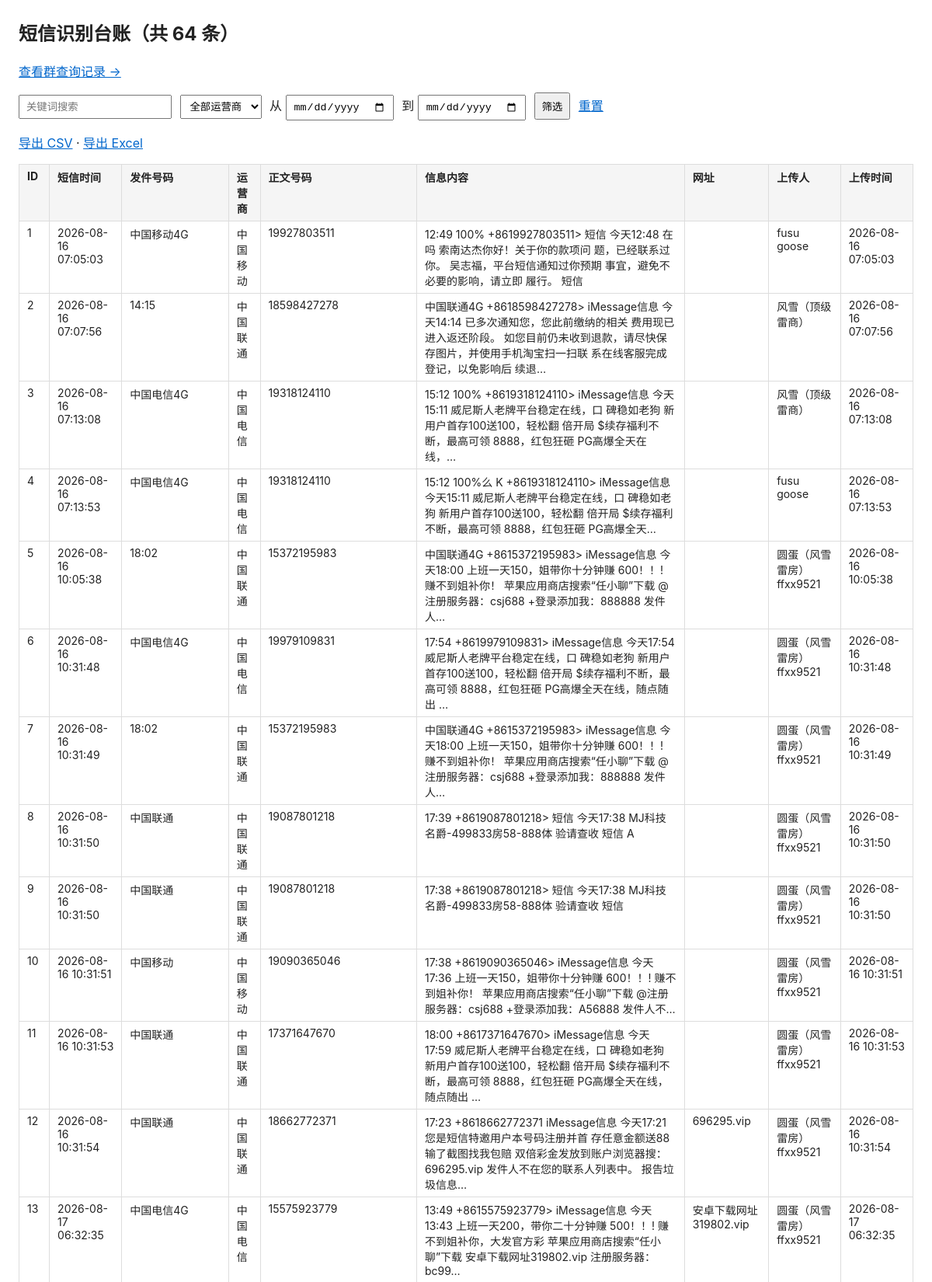
The page / (upper part) on the database its author committed.
### tables this page shows
CREATE TABLE messages (
    id            INTEGER PRIMARY KEY AUTOINCREMENT,
    sender_number TEXT,
    operator      TEXT,
    phone_in_body TEXT,
    content       TEXT,
    urls          TEXT,
    msg_time      TEXT,
    ocr_confidence REAL,
    raw_ocr       TEXT,
    image_path    TEXT,
    user_id       INTEGER,
    user_name     TEXT,
    created_at    TEXT
);

### web.py (the view)
@app.get("/", response_class=HTMLResponse)
async def index(request: Request, q: str = "", operator: str = "", frm: str = "", to: str = "", page: int = 1):
    page = max(1, page)
    to_full = _to_full(to)
    rows = await db.query(q=q, operator=operator, time_from=frm, time_to=to_full,
                          limit=PER_PAGE, offset=(page - 1) * PER_PAGE)
    total = await db.count(q=q, operator=operator, time_from=frm, time_to=to_full)
    pages = max(1, (total + PER_PAGE - 1) // PER_PAGE)
    return templates.TemplateResponse(request, "index.html", {
        "rows": rows, "total": total, "page": page, "pages": pages,
        "q": q, "operator": operator, "frm": frm, "to": to, "operators": OPERATORS,
    })

### templates/index.html (shortened to what this page needs)
<!doctype html>
<html lang="zh-CN">
<head>
</head>
<body>
<h2>短信识别台账（共 {{ total }} 条）</h2>
<p><a href="/group-queries">查看群查询记录 →</a></p>
<form method="get" action="/">
  <input type="text" name="q" placeholder="关键词搜索" value="{{ q }}">
  <select name="operator">
    <option value="">全部运营商</option>
  </select>
  从 <input type="date" name="frm" value="{{ frm }}">
  到 <input type="date" name="to" value="{{ to }}">
  <button type="submit">筛选</button>
  <a href="/">重置</a>
</form>
<p>
  <a href="/export?fmt=csv&q={{ q }}&operator={{ operator }}&frm={{ frm }}&to={{ to }}">导出 CSV</a>
  ·
  <a href="/export?fmt=xlsx&q={{ q }}&operator={{ operator }}&frm={{ frm }}&to={{ to }}">导出 Excel</a>
</p>
<table>
  <thead>
    <tr>
      <th>ID</th><th>短信时间</th><th>发件号码</th><th>运营商</th><th>正文号码</th><th>信息内容</th><th>网址</th><th>上传人</th><th>上传时间</th>
    </tr>
  </thead>
  <tbody>
  {% for r in rows %}
    <tr>
      <td>{{ r.id }}</td>
      <td>{{ r.msg_time or r.created_at }}</td>
      <td>{{ r.sender_number or "" }}</td>
      <td>{{ r.operator or "" }}</td>
      <td>{{ r.phone_in_body or "" }}</td>
      <td>{{ (r.content or "")[:120] }}{% if r.content and r.content|length > 120 %}…{% endif %}</td>
      <td>{{ r.urls or "" }}</td>
      <td>{{ r.user_name or "" }}</td>
      <td>{{ r.created_at or "" }}</td>
    </tr>
  {% else %}
    <tr><td colspan="9" class="muted">暂无数据</td></tr>
  {% endfor %}
  </tbody>
</table>
</body>
</html>

### templates/index.html (style rules this page uses)
body { font-family: -apple-system, "Segoe UI", "Microsoft YaHei", sans-serif; margin: 24px; color: #222; }
table { border-collapse: collapse; width: 100%; font-size: 14px; }
th, td { border: 1px solid #ddd; padding: 6px 10px; text-align: left; vertical-align: top; }
th { background: #f5f5f5; }
form { margin-bottom: 16px; }
input, select, button { padding: 6px 8px; margin-right: 6px; }
a { color: #06c; }

### rows shown on the page
messages: id "1", msg_time+created_at "2026-08-16 07:05:03", sender_number "中国移动4G", operator "中国移动", phone_in_body "19927803511", content "12:49 100% +8619927803511> 短信 今天12:48 在吗 索南达杰你好！关于你的款项问 题，已经联系过你。 吴志福，平台短信通知过你预期 事宜，避免不必要的影响，请立即 履行。 短信", user_name "fusu goose", created_at "2026-08-16 07:05:03"
messages: id "2", msg_time+created_at "2026-08-16 07:07:56", sender_number "14:15", operator "中国联通", phone_in_body "18598427278", content "中国联通4G +8618598427278> iMessage信息 今天14:14 已多次通知您，您此前缴纳的相关 费用现已进入返还阶段。 如您目前仍未收到退款，请尽快保 存图片，并使用手机淘宝扫一扫联 系在线客服完成登记，以免影响后 续退", user_name "风雪（顶级雷商）", created_at "2026-08-16 07:07:56"
messages: id "3", msg_time+created_at "2026-08-16 07:13:08", sender_number "中国电信4G", operator "中国电信", phone_in_body "19318124110", content "15:12 100% +8619318124110> iMessage信息 今天15:11 威尼斯人老牌平台稳定在线，口 碑稳如老狗 新用户首存100送100，轻松翻 倍开局 $续存福利不断，最高可领 8888，红包狂砸 PG高爆全天在线，", user_name "风雪（顶级雷商）", created_at "2026-08-16 07:13:08"
messages: id "4", msg_time+created_at "2026-08-16 07:13:53", sender_number "中国电信4G", operator "中国电信", phone_in_body "19318124110", content "15:12 100%么 K +8619318124110> iMessage信息 今天15:11 威尼斯人老牌平台稳定在线，口 碑稳如老狗 新用户首存100送100，轻松翻 倍开局 $续存福利不断，最高可领 8888，红包狂砸 PG高爆全天", user_name "fusu goose", created_at "2026-08-16 07:13:53"
messages: id "5", msg_time+created_at "2026-08-16 10:05:38", sender_number "18:02", operator "中国联通", phone_in_body "15372195983", content "中国联通4G +8615372195983> iMessage信息 今天18:00 上班一天150，姐带你十分钟赚 600！！! 赚不到姐补你！ 苹果应用商店搜索“任小聊”下载 @注册服务器：csj688 +登录添加我：888888 发件人", user_name "圆蛋（风雪雷房）ffxx9521", created_at "2026-08-16 10:05:38"
messages: id "6", msg_time+created_at "2026-08-16 10:31:48", sender_number "中国电信4G", operator "中国电信", phone_in_body "19979109831", content "17:54 +8619979109831> iMessage信息 今天17:54 威尼斯人老牌平台稳定在线，口 碑稳如老狗 新用户首存100送100，轻松翻 倍开局 $续存福利不断，最高可领 8888，红包狂砸 PG高爆全天在线，随点随出", user_name "圆蛋（风雪雷房）ffxx9521", created_at "2026-08-16 10:31:48"
messages: id "7", msg_time+created_at "2026-08-16 10:31:49", sender_number "18:02", operator "中国联通", phone_in_body "15372195983", content "中国联通4G +8615372195983> iMessage信息 今天18:00 上班一天150，姐带你十分钟赚 600！！! 赚不到姐补你！ 苹果应用商店搜索“任小聊”下载 @注册服务器：csj688 +登录添加我：888888 发件人", user_name "圆蛋（风雪雷房）ffxx9521", created_at "2026-08-16 10:31:49"
messages: id "8", msg_time+created_at "2026-08-16 10:31:50", sender_number "中国联通", operator "中国联通", phone_in_body "19087801218", content "17:39 +8619087801218> 短信 今天17:38 MJ科技名爵-499833房58-888体 验请查收 短信 A", user_name "圆蛋（风雪雷房）ffxx9521", created_at "2026-08-16 10:31:50"
messages: id "9", msg_time+created_at "2026-08-16 10:31:50", sender_number "中国联通", operator "中国联通", phone_in_body "19087801218", content "17:38 +8619087801218> 短信 今天17:38 MJ科技名爵-499833房58-888体 验请查收 短信", user_name "圆蛋（风雪雷房）ffxx9521", created_at "2026-08-16 10:31:50"
messages: id "10", msg_time+created_at "2026-08-16 10:31:51", sender_number "中国移动", operator "中国移动", phone_in_body "19090365046", content "17:38 +8619090365046> iMessage信息 今天17:36 上班一天150，姐带你十分钟赚 600！！! 赚不到姐补你！ 苹果应用商店搜索“任小聊”下载 @注册服务器：csj688 +登录添加我：A56888 发件人不", user_name "圆蛋（风雪雷房）ffxx9521", created_at "2026-08-16 10:31:51"
messages: id "11", msg_time+created_at "2026-08-16 10:31:53", sender_number "中国联通", operator "中国联通", phone_in_body "17371647670", content "18:00 +8617371647670> iMessage信息 今天17:59 威尼斯人老牌平台稳定在线，口 碑稳如老狗 新用户首存100送100，轻松翻 倍开局 $续存福利不断，最高可领 8888，红包狂砸 PG高爆全天在线，随点随出", user_name "圆蛋（风雪雷房）ffxx9521", created_at "2026-08-16 10:31:53"
messages: id "12", msg_time+created_at "2026-08-16 10:31:54", sender_number "中国联通", operator "中国联通", phone_in_body "18662772371", content "17:23 +8618662772371 iMessage信息 今天17:21 您是短信特邀用户本号码注册并首 存任意金额送88输了截图找我包赔 双倍彩金发放到账户浏览器搜： 696295.vip 发件人不在您的联系人列表中。 报告垃圾信息", urls "696295.vip", user_name "圆蛋（风雪雷房）ffxx9521", created_at "2026-08-16 10:31:54"
messages: id "13", msg_time+created_at "2026-08-17 06:32:35", sender_number "中国电信4G", operator "中国电信", phone_in_body "15575923779", content "13:49 +8615575923779> iMessage信息 今天13:43 上班一天200，带你二十分钟赚 500！！! 赚不到姐补你，大发官方彩 苹果应用商店搜索“任小聊”下载 安卓下载网址319802.vip 注册服务器：bc99", urls "安卓下载网址319802.vip", user_name "圆蛋（风雪雷房）ffxx9521", created_at "2026-08-17 06:32:35"

### other values the page prints
{{ total }} "64"
